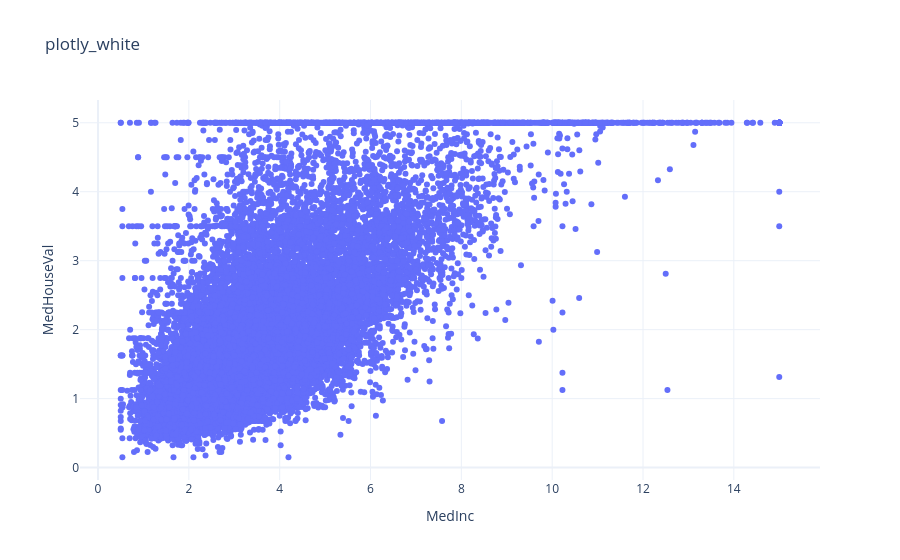

The cell this chart's notebook holds for it:
### Code cell
# plotly_whiteテンプレートを使用
figure = go.Figure(
    data=[trace],
    layout = go.Layout(
        template=templates_config['plotly_white'],  # template='plotly_white' でも可
        xaxis={'title': 'MedInc'},
        yaxis={'title': 'MedHouseVal'},
        title='plotly_white'
    )
)

figure

### Figure 1 — Plotly figure (JSON) as saved in the notebook; plotly's stock layout.template omitted (floating-point values rounded to 4 significant figures; data arrays with more than 128 entries replaced by an {"elided": "..."} marker saying what was removed)
{"data": [{"mode": "markers", "type": "scatter", "x": {"elided": "20640 float values"}, "y": {"elided": "20640 float values"}}], "layout": {"title": {"text": "plotly_white"}, "xaxis": {"title": {"text": "MedInc"}}, "yaxis": {"title": {"text": "MedHouseVal"}}}}
